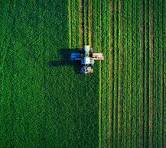
#> input picture Trab1/imagens/agro2.jpeg, 166 x 148 px
$ python texturaFiltrosVH.py
#> lines starting #> are read from the running program, lines starting #| are printed output that depends on the picture
import cv2
import numpy as np
import matplotlib.pyplot as plt

# Carrega a imagem em tons de cinza
img = cv2.imread('imagens/agro2.jpeg', cv2.IMREAD_GRAYSCALE)
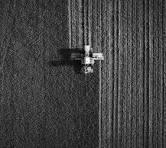
#> img: shape (148, 166); min 0, max 255, mean 65.8

# Filtros direcionais simples (horizontal e vertical)
filtro_horizontal = np.array([[1, -1]])
filtro_vertical = np.array([[1], [-1]])

# Aplica a convolução com os filtros
resposta_horizontal = cv2.filter2D(img, -1, filtro_horizontal)
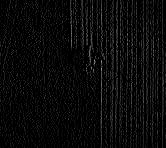
#> resposta_horizontal: shape (148, 166); min 0, max 157, mean 10.6
resposta_vertical = cv2.filter2D(img, -1, filtro_vertical)
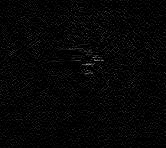
#> resposta_vertical: shape (148, 166); min 0, max 150, mean 5.9

# Mostra as respostas em preto e branco
plt.figure(figsize=(10, 5))
plt.subplot(1, 2, 1)
plt.imshow(resposta_horizontal, cmap='gray')
plt.title('Resposta Horizontal')
plt.axis('off')

plt.subplot(1, 2, 2)
plt.imshow(resposta_vertical, cmap='gray')
plt.title('Resposta Vertical')
plt.axis('off')

plt.tight_layout()
plt.show()
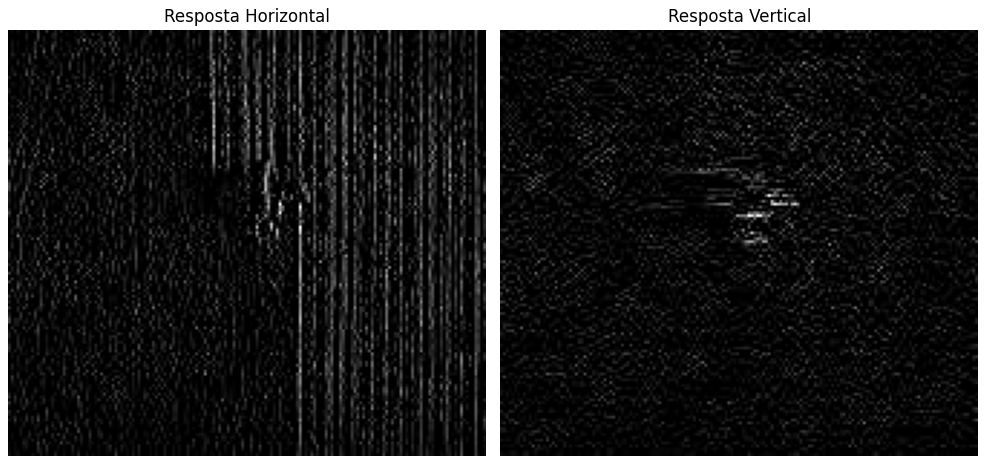
#> figure drawn by matplotlib, 2 panels

$ run again, with Trab1/imagens/agro3.jpeg copied over Trab1/imagens/agro2.jpeg
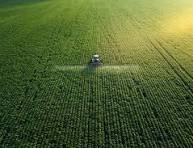
#> input picture Trab1/imagens/agro3.jpeg, 193 x 148 px
#> `resposta_vertical = cv2.filter2D(img, -1, filtro_vertical)`:
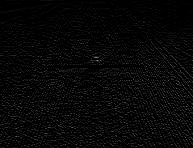
#> resposta_vertical: shape (148, 193); min 0, max 140, mean 7.5
#> `plt.show()`:
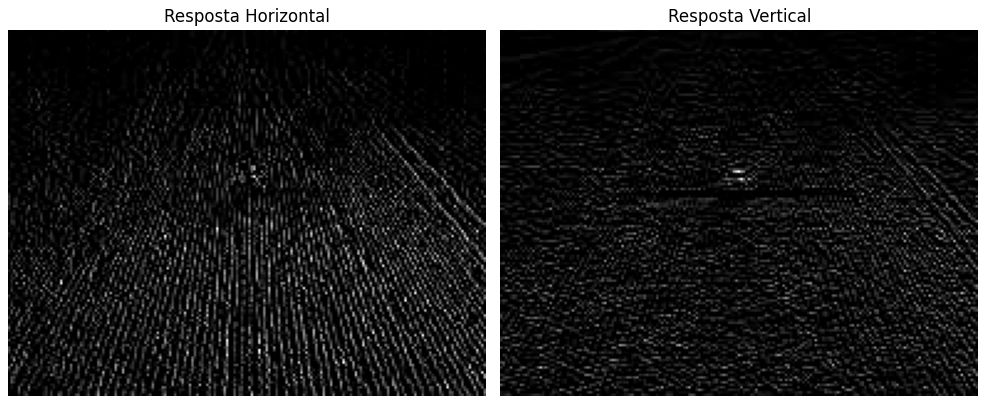
#> figure drawn by matplotlib, 2 panels
